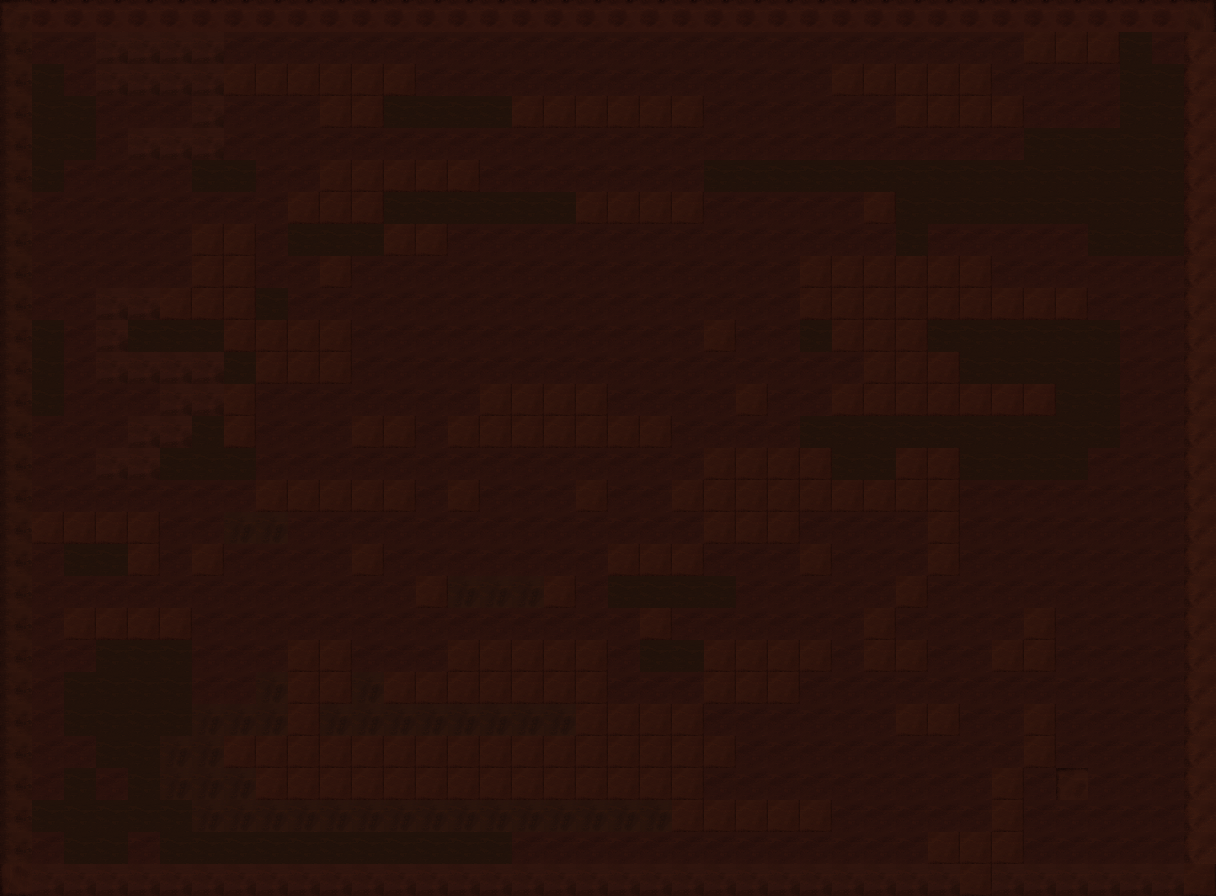

Rendered tile map (Tiled .tmx) drawn with the repository's tilesets; below, a short description and the full map source, tile grids included:
An orthogonal 38x28 tile map with 32x32 px tiles, 1 tile layer (Tile Layer 1), 3 tilesets.

<map version="1.9" tiledversion="1.9.2" orientation="orthogonal" renderorder="right-down" width="38" height="28" tilewidth="32" tileheight="32" infinite="0" nextlayerid="2" nextobjectid="1">
 <tileset firstgid="1" source="FloorBottom.tsx" />
 <tileset firstgid="2" source="FloorCorner.tsx" />
 <tileset firstgid="3" source="Floor.tsx" />
 <layer id="1" name="Tile Layer 1" width="38" height="28">
  <data encoding="csv">
4,11,11,11,11,11,11,11,11,11,11,11,11,11,11,11,11,11,11,11,11,11,11,11,11,11,11,11,11,11,11,11,11,11,11,11,11,12,
9,6,6,3,3,3,3,6,6,6,6,6,6,6,6,6,6,6,6,6,6,6,6,6,6,6,6,6,6,6,6,6,5,5,5,8,6,10,
9,8,6,3,3,3,3,5,5,5,5,5,5,6,6,6,6,6,6,6,6,6,6,6,6,6,5,5,5,5,5,6,6,6,6,8,8,10,
9,8,8,6,6,6,3,6,6,6,5,5,8,8,8,8,5,5,5,5,5,5,6,6,6,6,6,6,5,5,5,5,6,6,6,8,8,10,
9,8,8,6,3,3,3,6,6,6,6,6,6,6,6,6,6,6,6,6,6,6,6,6,6,6,6,6,6,6,6,6,8,8,8,8,8,10,
9,8,6,6,6,6,8,8,6,6,5,5,5,5,5,6,6,6,6,6,6,6,8,8,8,8,8,8,8,8,8,8,8,8,8,8,8,10,
9,6,6,6,6,6,6,6,6,5,5,5,8,8,8,8,8,8,5,5,5,5,6,6,6,6,6,5,8,8,8,8,8,8,8,8,8,10,
9,6,6,6,6,6,5,5,6,8,8,8,5,5,6,6,6,6,6,6,6,6,6,6,6,6,6,6,8,6,6,6,6,6,8,8,8,10,
9,6,6,6,6,6,5,5,6,6,5,6,6,6,6,6,6,6,6,6,6,6,6,6,6,5,5,5,5,5,5,6,6,6,6,6,6,10,
9,6,6,3,3,5,5,5,8,6,6,6,6,6,6,6,6,6,6,6,6,6,6,6,6,5,5,5,5,5,5,5,5,5,6,6,6,10,
9,8,6,3,8,8,8,5,5,5,5,6,6,6,6,6,6,6,6,6,6,6,5,6,6,8,5,5,5,8,8,8,8,8,8,6,6,10,
9,8,6,3,3,3,3,8,5,5,5,6,6,6,6,6,6,6,6,6,6,6,6,6,6,6,6,5,5,5,8,8,8,8,8,6,6,10,
9,8,6,6,6,3,3,5,6,6,6,6,6,6,6,5,5,5,5,6,6,6,6,5,6,6,5,5,5,5,5,5,5,8,8,6,6,10,
9,6,6,6,3,3,8,5,6,6,6,5,5,6,5,5,5,5,5,5,5,6,6,6,6,8,8,8,8,8,8,8,8,8,8,6,6,10,
9,6,6,3,3,8,8,8,6,6,6,6,6,6,6,6,6,6,6,6,6,6,5,5,5,5,8,8,5,5,8,8,8,8,6,6,6,10,
9,6,6,6,6,6,6,6,5,5,5,5,5,6,5,6,6,6,5,6,6,5,5,5,5,5,5,5,5,5,6,6,6,6,6,6,6,10,
9,5,5,5,5,6,6,7,7,6,6,6,6,6,6,6,6,6,6,6,6,6,5,5,5,6,6,6,6,5,6,6,6,6,6,6,6,10,
9,6,8,8,5,6,5,6,6,6,6,5,6,6,6,6,6,6,6,5,5,5,6,6,6,5,6,6,6,5,6,6,6,6,6,6,6,10,
9,6,6,6,6,6,6,6,6,6,6,6,6,5,7,7,7,5,6,8,8,8,8,6,6,6,6,6,5,6,6,6,6,6,6,6,6,10,
9,6,5,5,5,5,6,6,6,6,6,6,6,6,6,6,6,6,6,6,5,6,6,6,6,6,6,5,6,6,6,6,5,6,6,6,6,10,
9,6,6,8,8,8,6,6,6,5,5,6,6,6,5,5,5,5,5,6,8,8,5,5,5,5,6,5,5,6,6,5,5,6,6,6,6,10,
9,6,8,8,8,8,6,6,7,5,5,7,5,5,5,5,5,5,5,6,6,6,5,5,5,6,6,6,6,6,6,6,6,6,6,6,6,10,
9,6,8,8,8,8,7,7,7,5,7,7,7,7,7,7,7,7,5,5,5,5,6,6,6,6,6,6,5,5,6,6,5,6,6,6,6,10,
9,6,6,8,8,7,7,5,5,5,5,5,5,5,5,5,5,5,5,5,5,5,5,6,6,6,6,6,6,6,6,6,5,6,6,6,6,10,
9,6,8,6,8,7,7,7,5,5,5,5,5,5,5,5,5,5,5,5,5,5,6,6,6,6,6,6,6,6,6,5,6,4,6,6,6,10,
9,8,8,8,8,8,7,7,7,7,7,7,7,7,7,7,7,7,7,7,7,5,5,5,5,5,6,6,6,6,6,5,6,6,6,6,6,10,
9,6,8,8,6,8,8,8,8,8,8,8,8,8,8,8,6,6,6,6,6,6,6,6,6,6,6,6,6,5,5,5,6,6,6,6,6,10,
13,1,1,1,1,1,1,1,1,1,1,1,1,1,1,1,1,1,1,1,1,1,1,1,1,1,1,1,1,1,5,1,1,1,1,1,1,5
</data>
 </layer>
</map>
